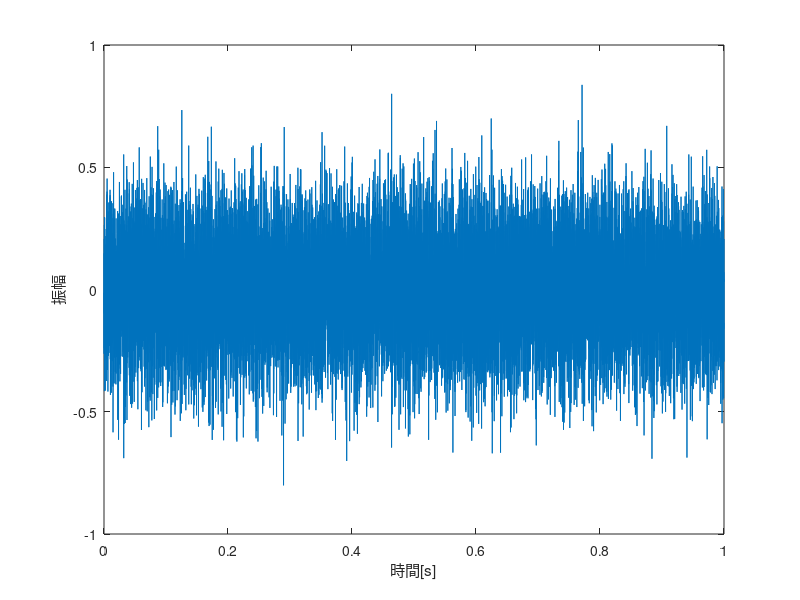
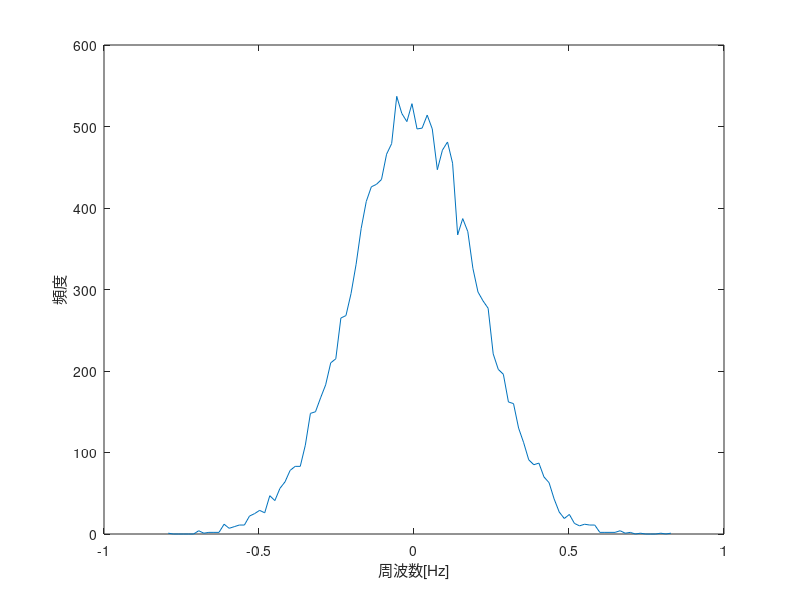

Reproduce these figures in MATLAB, in order.
close all;
clear;

Fs=16000;            % sampling rate = 16kHz
t=([0:Fs-1]/Fs);     % time = 1sec
whiteGaussianNoise=0.2*randn(1,Fs);   % make white noise

% plots from here 
figure;
%subplot(2,1,1);
plot(t, whiteGaussianNoise);
axis([0 1,-1 1]);
xlabel('時間[s]');
ylabel('振幅');
%title('白色ガウス雑音');

%make histgram
ranks=100; 
[h,c]=hist(whiteGaussianNoise,ranks);

figure;
%subplot(2,1,2);
plot(c,h);
ylabel('頻度');
xlabel('周波数[Hz]');
%title('振幅ヒストグラム');

sound(whiteGaussianNoise,Fs);
